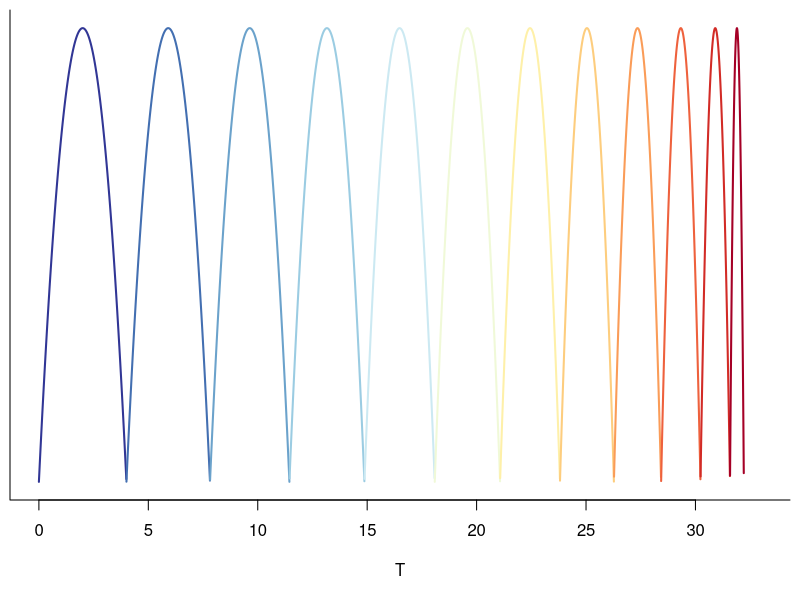

The R source for this figure:
require(RColorBrewer)

# Narrower thermal niches at higher temperatures

T <- seq(0,33,length.out=5000) # x-axis
w <- seq(4, 0.1, length.out = 12) # widths of the parabolas
Topt <- rep(2, length(w))
for(i in 2:length(w)) Topt[i] <- Topt[i-1] + sqrt(w[i-1]) + sqrt(w[i]) # find the midpoints so that they touch at the x-axis

# make the parabolas
y <- matrix(data = NA, nrow=length(w), ncol = length(T)) 
for(i in 1:nrow(y)){
    y[i,] <- -(T-Topt[i])^2/w[i] + 1
}
y[y<0] <- NA

# colors and plot parameters
cols <- brewer.pal(11, "RdYlBu")
cols <- colorRampPalette(rev(cols))(length(w))
lwd <- 2 # line width

# plot
png(filename = 'temp/niches.png', res = 300, width = 5, height = 2, units = 'in')
par(mai = c(1,0.1, 0.1, 0.1))
plot(T, y[1,], type='l', col =cols[1], bty = 'l', lwd = lwd, yaxt = 'n', ylab = '')
for(i in 2:nrow(y)){
    lines(T, y[i,], col = cols[i], lwd = lwd)
}

dev.off()